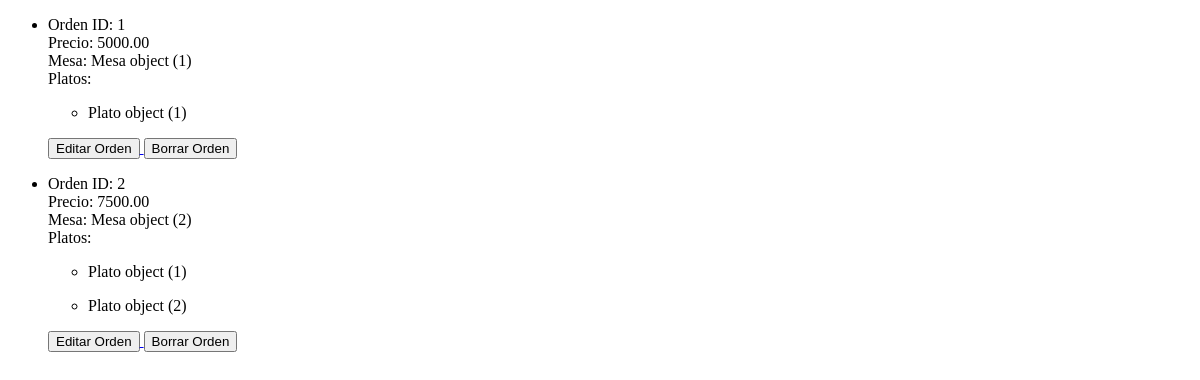
The app's page /listaOrdenes, older data.
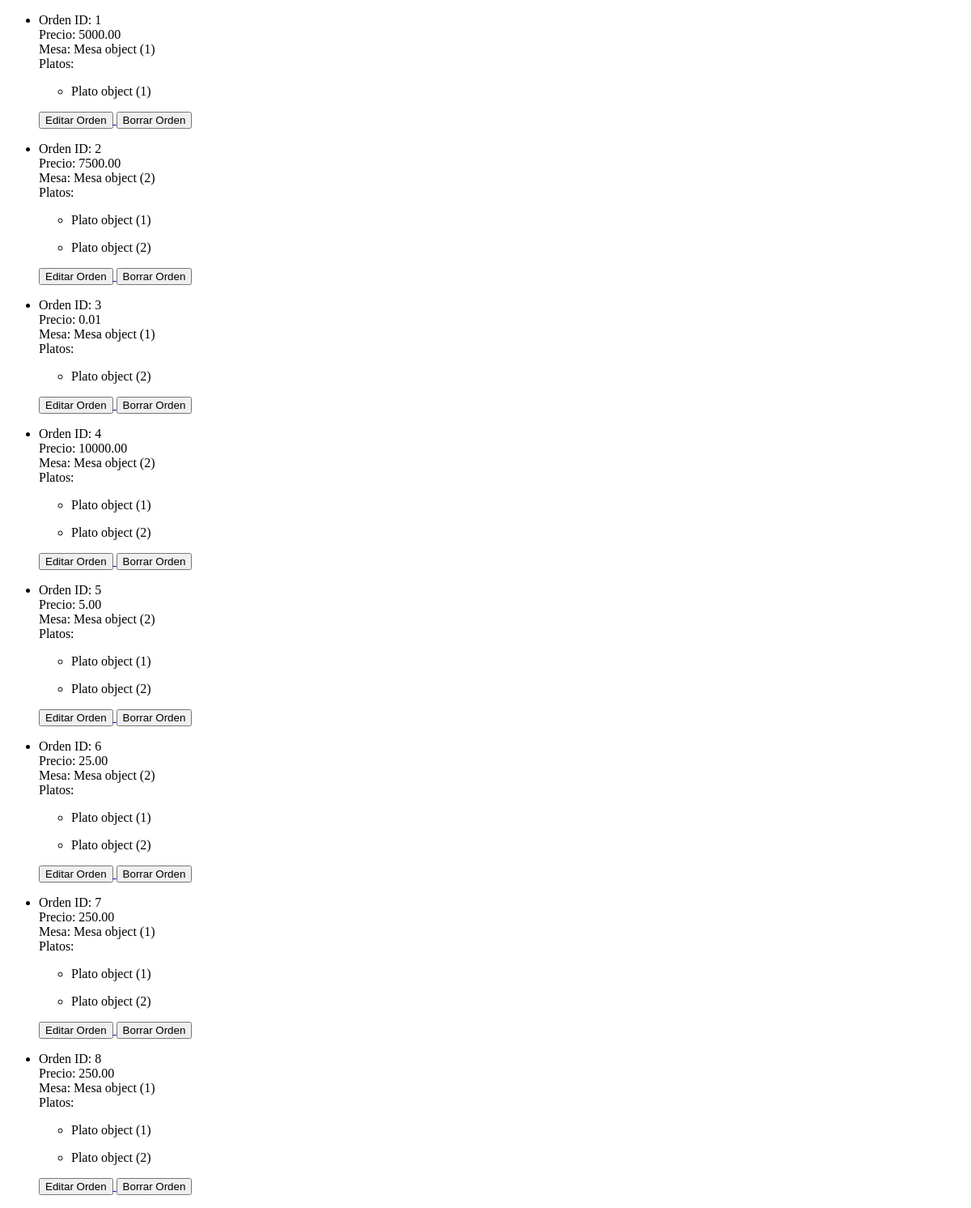
The same page, newer data.
### Orden/models.py (models this page shows)
class Orden(models.Model):
    precio = models.DecimalField(max_digits=10, decimal_places=2)
    mesa = models.ForeignKey(Mesa, on_delete=models.CASCADE)
    plato = models.ManyToManyField(Plato)

### Mesa/models.py (models this page shows)
class Mesa(models.Model):
    numeroMesa = models.IntegerField()

### Plato/models.py (models this page shows)
class Plato(models.Model):
    nombre = models.CharField(max_length=50)

### Orden/views.py (the view)
# urls.py: path('listaOrdenes', views.listaOrdenes, name='listaOrdenes'),
def listaOrdenes(request):
    ordenes = Orden.objects.all()
    contexto = {
        'titulo':'Lista de Ordenes',
        'ordenes':ordenes,
    }
    return render(request, 'Orden/listaOrdenes.html', contexto)

### Orden/templates/Orden/listaOrdenes.html (shortened to what this page needs)
<!DOCTYPE html>
<html lang="en">
<head>
</head>
<body>
    <ul>
        {% for orden in ordenes %}
        <li>
            <p>
                Orden ID: {{orden.id}} <br>
                Precio: {{orden.precio}} <br>
                Mesa: {{orden.mesa}} <br>
                Platos: <ul> {% for plato in orden.plato.all %}
                    <li>
                        <p>{{plato}}</p>
                    </li>
                    {% endfor %}
                </ul>
                <a href=" {% url 'editarOrden' orden.id %} ">
                    <button>Editar Orden</button>
                </a>
                <a href=" {% url 'borrarOrden' orden.id %} ">
                    <button>Borrar Orden</button>
                </a>
            </p>
        </li>
        {% endfor %}
    </ul>
</body>
</html>

Row changes from the older to the newer data that the page shows:
added Orden: id "3", precio "0.01", mesa "Mesa object (1)", Plato (id "Plato object (2)")
added Orden: id "4", precio "10000.00", mesa "Mesa object (2)", Plato (id "Plato object (1)"), Plato (id "Plato object (2)")
added Orden: id "5", precio "5.00", mesa "Mesa object (2)", Plato (id "Plato object (1)"), Plato (id "Plato object (2)")
added Orden: id "6", precio "25.00", mesa "Mesa object (2)", Plato (id "Plato object (1)"), Plato (id "Plato object (2)")
added Orden: id "7", precio "250.00", mesa "Mesa object (1)", Plato (id "Plato object (1)"), Plato (id "Plato object (2)")
added Orden: id "8", precio "250.00", mesa "Mesa object (1)", Plato (id "Plato object (1)"), Plato (id "Plato object (2)")
